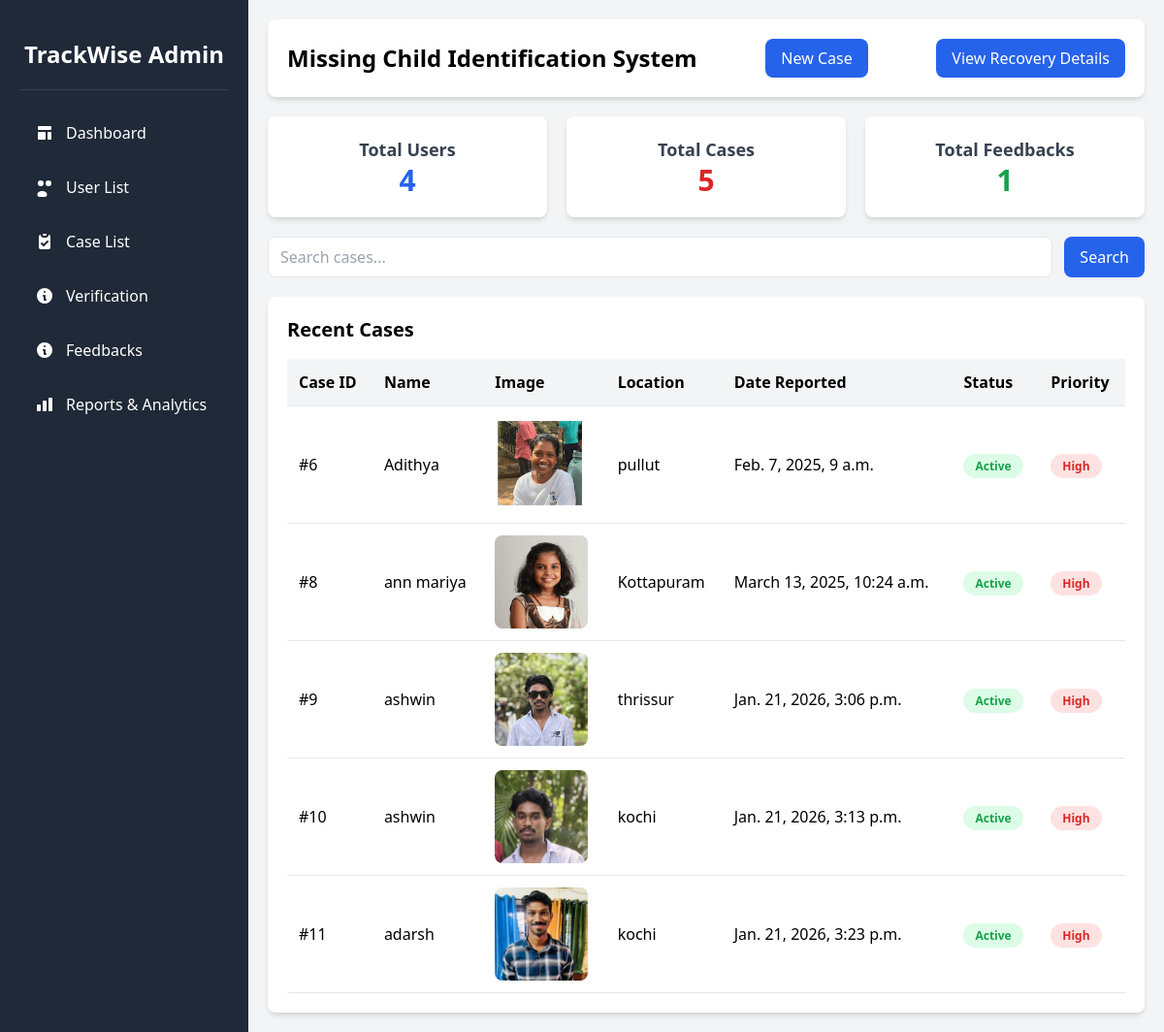
Before: /adminhome/ with the older database file.
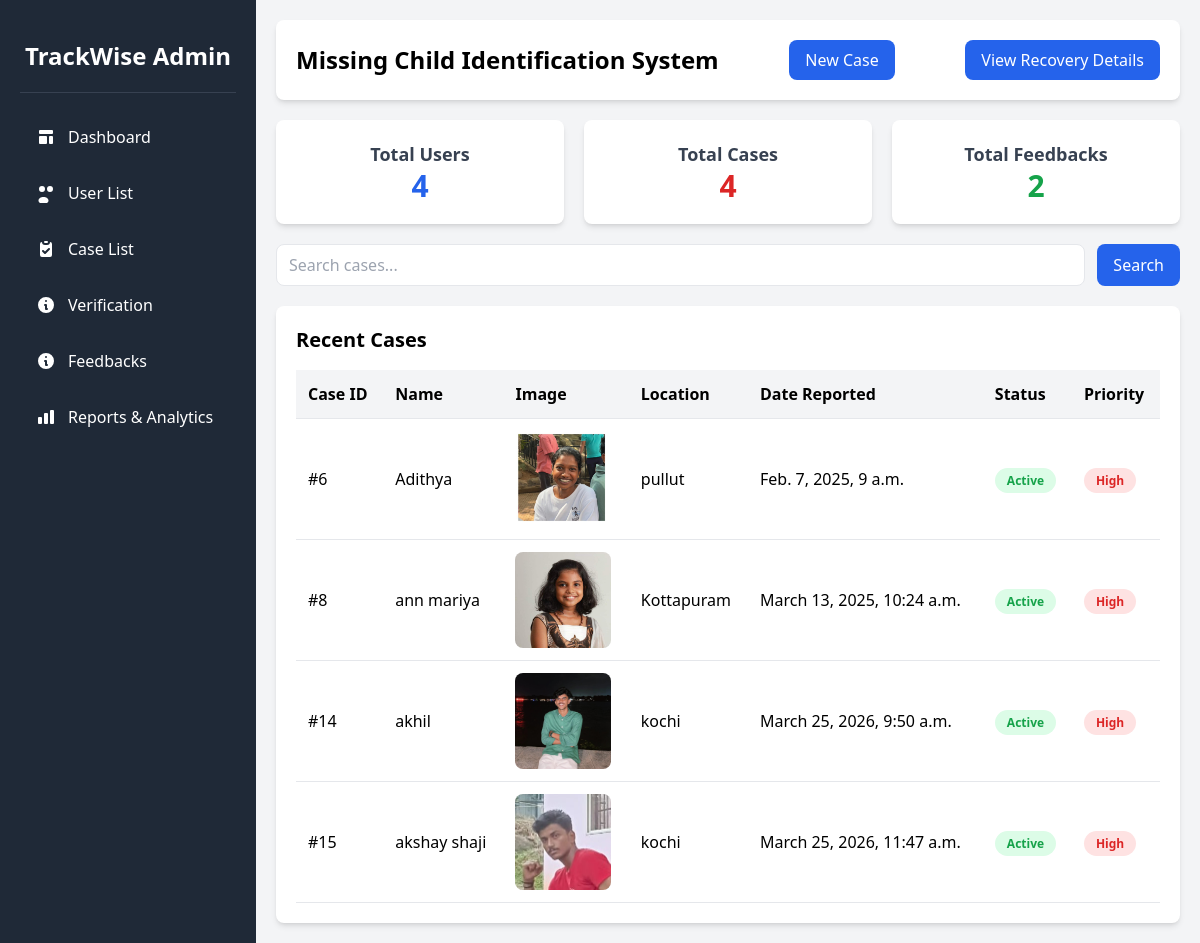
After: the same page with the newer database file.
### childmissingwebapp/models.py (models this page shows, shortened)
class NewCase(models.Model):
    GENDER_CHOICES = [
        ('male', 'Male'),
        ('female', 'Female'),
        ('other', 'Other'),
    ]
    STATUS_CHOICES = [
        ('active', 'Active'),
        ('closed', 'Closed'),
    ]
    childname = models.CharField(max_length=25)
    dob = models.DateField()  # Added parentheses
    gender = models.CharField(
        max_length=6,
        choices=GENDER_CHOICES,
        default='other',
    )
    height = models.PositiveIntegerField()  # in cm
    weight = models.PositiveIntegerField()  # in kg
    eye_color = models.CharField(max_length=50)
    hair_color = models.CharField(max_length=50)
    photo = models.ImageField(upload_to='missing_children_photos/', blank=True, null=True)
    last_seen_date = models.DateTimeField()
    last_seen_location = models.CharField(max_length=255)
    guardian_name = models.CharField(max_length=255)
    guardian_phone = models.CharField(max_length=15)
    guardian_email = models.EmailField()
    suspect_name = models.CharField(max_length=255, blank=True, null=True)
    suspect_description = models.TextField(blank=True, null=True)
    vehicle_info = models.CharField(max_length=255, blank=True, null=True)
    authorities_contacted = models.BooleanField(default=False)
    search_efforts = models.TextField(blank=True, null=True)
    status = models.CharField(
        max_length=7,  # 'active' or 'closed'
        choices=STATUS_CHOICES,
        default='active',  # Default is active
    )

### childmissingwebapp/views.py (the view)
# urls.py: path('adminhome/',views.adminhome,name='adminhome'),
def adminhome(request):
    cases = NewCase.objects.all()
    u = Register.objects.count()
    c = NewCase.objects.count()
    o = Feedback.objects.count()
    return render(request, 'adminhome.html', {'cases': cases, 'u': u, 'c': c, 'o': o, })

### childmissingwebapp/templates/adminhome.html (shortened to what this page needs)
<!DOCTYPE html>
<html lang="en">
<head>
    <script src="https://cdn.tailwindcss.com"></script>
</head>
<body class="bg-gray-100">
    <div class="flex min-h-screen">
        <div class="w-64 bg-gray-800 text-white p-5">
            <div class="text-2xl font-bold text-center py-5 border-b border-gray-700">
                TrackWise Admin
            </div>
            <div class="mt-5 space-y-2">
                <div class="nav-item px-4 py-3 rounded-lg cursor-pointer hover:bg-gray-700 transition-colors duration-300 flex items-center gap-3
                    {% if request.path == '/dashboard/' %}bg-blue-600 text-white{% endif %}">
                    <svg xmlns="http://www.w3.org/2000/svg" class="h-5 w-5" viewBox="0 0 20 20" fill="currentColor">
                        <path d="M3 4a1 1 0 011-1h12a1 1 0 011 1v2a1 1 0 01-1 1H4a1 1 0 01-1-1V4zM3 10a1 1 0 011-1h6a1 1 0 011 1v6a1 1 0 01-1 1H4a1 1 0 01-1-1v-6zM14 9a1 1 0 00-1 1v6a1 1 0 001 1h2a1 1 0 001-1v-6a1 1 0 00-1-1h-2z" />
                    </svg>
                    <a href="/adminhome/">Dashboard</a>
                </div>
                <div class="nav-item px-4 py-3 rounded-lg cursor-pointer hover:bg-gray-700 transition-colors duration-300 flex items-center gap-3
                    {% if request.path == '/userlist/' %}bg-blue-600 text-white{% endif %}">
                    <svg xmlns="http://www.w3.org/2000/svg" class="h-5 w-5" viewBox="0 0 20 20" fill="currentColor">
                        <path d="M9 6a3 3 0 11-6 0 3 3 0 016 0zM17 6a3 3 0 11-6 0 3 3 0 016 0zM12.5 17.5C12.5 19.43 10.19 21 7.5 21S2.5 19.43 2.5 17.5c0-1.934 2.31-3.5 5-3.5s5 1.566 5 3.5z" />
                    </svg>
                    User List
                </div>
                <div class="nav-item px-4 py-3 rounded-lg cursor-pointer hover:bg-gray-700 transition-colors duration-300 flex items-center gap-3">
                    <a href="{% url 'NewCase_list' %}" class="text-white">Case List</a>
                </div>
                <div class="nav-item px-4 py-3 rounded-lg cursor-pointer hover:bg-gray-700 transition-colors duration-300 flex items-center gap-3">
                        <svg xmlns="http://www.w3.org/2000/svg" class="h-5 w-5" viewBox="0 0 20 20" fill="currentColor">
                            <path fill-rule="evenodd" d="M18 10a8 8 0 11-16 0 8 8 0 0116 0zm-7-4a1 1 0 11-2 0 1 1 0 012 0zM9 9a1 1 0 000 2v3a1 1 0 001 1h1a1 1 0 100-2v-3a1 1 0 00-1-1H9z" clip-rule="evenodd" />
                        </svg>
                        <a href="/verification/">Verification</a>
                </div>
                <div class="nav-item px-4 py-3 rounded-lg cursor-pointer hover:bg-gray-700 transition-colors duration-300 flex items-center gap-3">
                    <svg xmlns="http://www.w3.org/2000/svg" class="h-5 w-5" viewBox="0 0 20 20" fill="currentColor">
                        <path fill-rule="evenodd" d="M18 10a8 8 0 11-16 0 8 8 0 0116 0zm-7-4a1 1 0 11-2 0 1 1 0 012 0zM9 9a1 1 0 000 2v3a1 1 0 001 1h1a1 1 0 100-2v-3a1 1 0 00-1-1H9z" clip-rule="evenodd" />
                    </svg>
                    <a href="/view_feedback/">Feedbacks</a>
                </div>
                <div class="nav-item px-4 py-3 rounded-lg cursor-pointer hover:bg-gray-700 transition-colors duration-300 flex items-center gap-3">
                    <svg xmlns="http://www.w3.org/2000/svg" class="h-5 w-5" viewBox="0 0 20 20" fill="currentColor">
                        <path d="M2 11a1 1 0 011-1h2a1 1 0 011 1v5a1 1 0 01-1 1H3a1 1 0 01-1-1v-5zM8 7a1 1 0 011-1h2a1 1 0 011 1v9a1 1 0 01-1 1H9a1 1 0 01-1-1V7zM14 4a1 1 0 011-1h2a1 1 0 011 1v12a1 1 0 01-1 1h-2a1 1 0 01-1-1V4z" />
                    </svg>
                    <a href="/report/">Reports & Analytics</a>
                </div>
            </div>
        </div>
        <div class="flex-1 p-5">
            <div class="bg-white shadow-md rounded-lg p-5 mb-5 flex justify-between items-center">
                <h1 class="text-2xl font-bold">Missing Child Identification System</h1>
                <a href="/newcase/">
                    <button class="bg-blue-600 text-white px-4 py-2 rounded-lg hover:bg-blue-700 transition-colors">
                        New Case
                    </button>
                </a>
                <a href="/view_childrecovery/">
                    <button class="bg-blue-600 text-white px-4 py-2 rounded-lg hover:bg-blue-700 transition-colors">
                        View Recovery Details
                    </button>
                </a>
            </div>
            <div class="grid grid-cols-1 md:grid-cols-3 gap-5 mb-5">
                <div class="bg-white shadow-md rounded-lg p-5 flex flex-col items-center">
                    <h2 class="text-lg font-semibold text-gray-700">Total Users</h2>
                    <p class="text-3xl font-bold text-blue-600">{{ u }}</p>
                </div>
                <div class="bg-white shadow-md rounded-lg p-5 flex flex-col items-center">
                    <h2 class="text-lg font-semibold text-gray-700">Total Cases</h2>
                    <p class="text-3xl font-bold text-red-600">{{ c }}</p>
                </div>
                <div class="bg-white shadow-md rounded-lg p-5 flex flex-col items-center">
                    <h2 class="text-lg font-semibold text-gray-700">Total Feedbacks</h2>
                    <p class="text-3xl font-bold text-green-600">{{ o }}</p>
                </div>
            </div>
            <div class="flex gap-3 mb-5">
                <input type="search" placeholder="Search cases..." class="flex-1 px-3 py-2 border rounded-lg">
                <button class="bg-blue-600 text-white px-4 py-2 rounded-lg hover:bg-blue-700 transition-colors">
                    Search
                </button>
            </div>
            <div class="bg-white shadow-md rounded-lg p-5">
                <h2 class="text-xl font-semibold mb-4">Recent Cases</h2>
                <table class="w-full">
                    <thead>
                        <tr class="bg-gray-100 border-b">
                            <th class="p-3 text-left">Case ID</th>
                            <th class="p-3 text-left">Name</th>
                            <th class="p-3 text-left">Image</th>
                            <th class="p-3 text-left">Location</th>
                            <th class="p-3 text-left">Date Reported</th>
                            <th class="p-3 text-left">Status</th>
                            <th class="p-3 text-left">Priority</th>
                        </tr>
                    </thead>
                    <tbody>
                        {% for case_item in cases %}
                        <tr class="border-b">
                            <td class="p-3">#{{ case_item.id }}</td>
                            <td class="p-3">{{ case_item.childname }}</td>
                            <td class="p-3">
                                {% if case_item.photo %}
                                    <img src="{{ case_item.photo.url }}" alt="{{ case_item.childname }}" class="w-24 h-24 object-cover rounded-lg">
                                {% else %}
                                    No Image Available
                                {% endif %}
                            </td>
                            <td class="p-3">{{ case_item.last_seen_location }}</td>
                            <td class="p-3">{{ case_item.last_seen_date }}</td>
                            <td class="p-3">
                                <span class="px-3 py-1 rounded-full text-xs font-semibold
                                    {% if case_item.status == 'active' %}bg-green-100 text-green-600
                                    {% elif case_item.status == 'closed' %}bg-red-100 text-red-600
                                    {% else %}bg-yellow-100 text-yellow-600{% endif %}">
                                    {{ case_item.status|capfirst }}
                                </span>
                            </td>
                            <td class="p-3">
                                <span class="px-3 py-1 bg-red-100 text-red-600 rounded-full text-xs font-semibold">
                                    High
                                </span>
                            </td>
                        </tr>
                        {% empty %}
                        <tr>
                            <td colspan="7" class="text-center p-4">No cases available.</td>
                        </tr>
                        {% endfor %}
                    </tbody>
                </table>
            </div>
        </div>
    </div>
</body>
</html>

Changed rows visible on the page:
removed NewCase: id "9", childname "ashwin", photo (picture), last_seen_location "thrissur", last_seen_date "Jan. 21, 2026, 3:06 p.m.", status "Active"
removed NewCase: id "10", childname "ashwin", photo (picture), last_seen_location "kochi", last_seen_date "Jan. 21, 2026, 3:13 p.m.", status "Active"
removed NewCase: id "11", childname "adarsh", photo (picture), last_seen_location "kochi", last_seen_date "Jan. 21, 2026, 3:23 p.m.", status "Active"
added NewCase: id "14", childname "akhil", photo (picture), last_seen_location "kochi", last_seen_date "March 25, 2026, 9:50 a.m.", status "Active"
added NewCase: id "15", childname "akshay shaji", photo (picture), last_seen_location "kochi", last_seen_date "March 25, 2026, 11:47 a.m.", status "Active"
Other visible differences:
{{ c }}: "5" → "4"
{{ o }}: "1" → "2"
